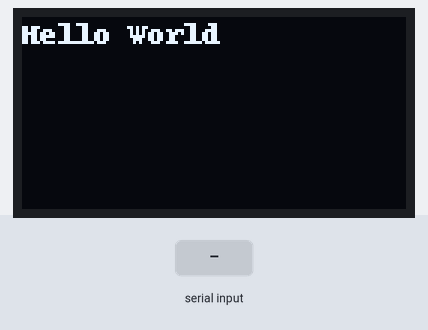
Bench run of a program on a simulated Raspberry Pi (BCM pin numbers). On the bench: 128×64 one-colour display. The inputs (shaded band) are chosen by the test bench. What the program prints to the terminal is not drawn. At 1.4 s the program stops and its outputs stay as they are.

Above: at 1.2 s.
1.3 s: "1" typed at the terminal
At 2.5 s:
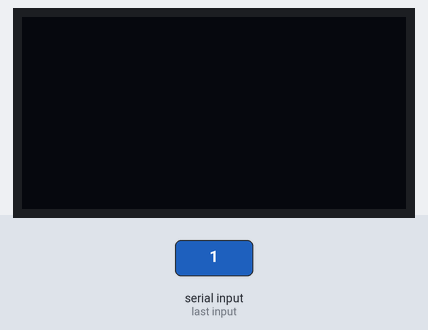
Timing chart, 0 to 2.9 s (numbered marks = the images above; inputs shaded):
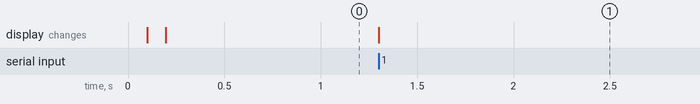

Measured:
- after the input at 1.3 s, the display: changes at once (image 1)

The program:

hellooled.py
```python
from luma.core.interface.serial import i2c
from luma.core.render import canvas
from luma.oled.device import ssd1306, ssd1325, ssd1331, sh1106
import time
from PIL import ImageFont, ImageDraw

serial = i2c(port=1, address=0x3C)
device = ssd1306(serial, rotate=0)

# Box and text rendered in portrait mode
with canvas(device) as draw:
    font = ImageFont.load_default()
    draw.text((0, 0), "Hello World", font=font, fill=255)
raw_input("Enter to Exit")
```
